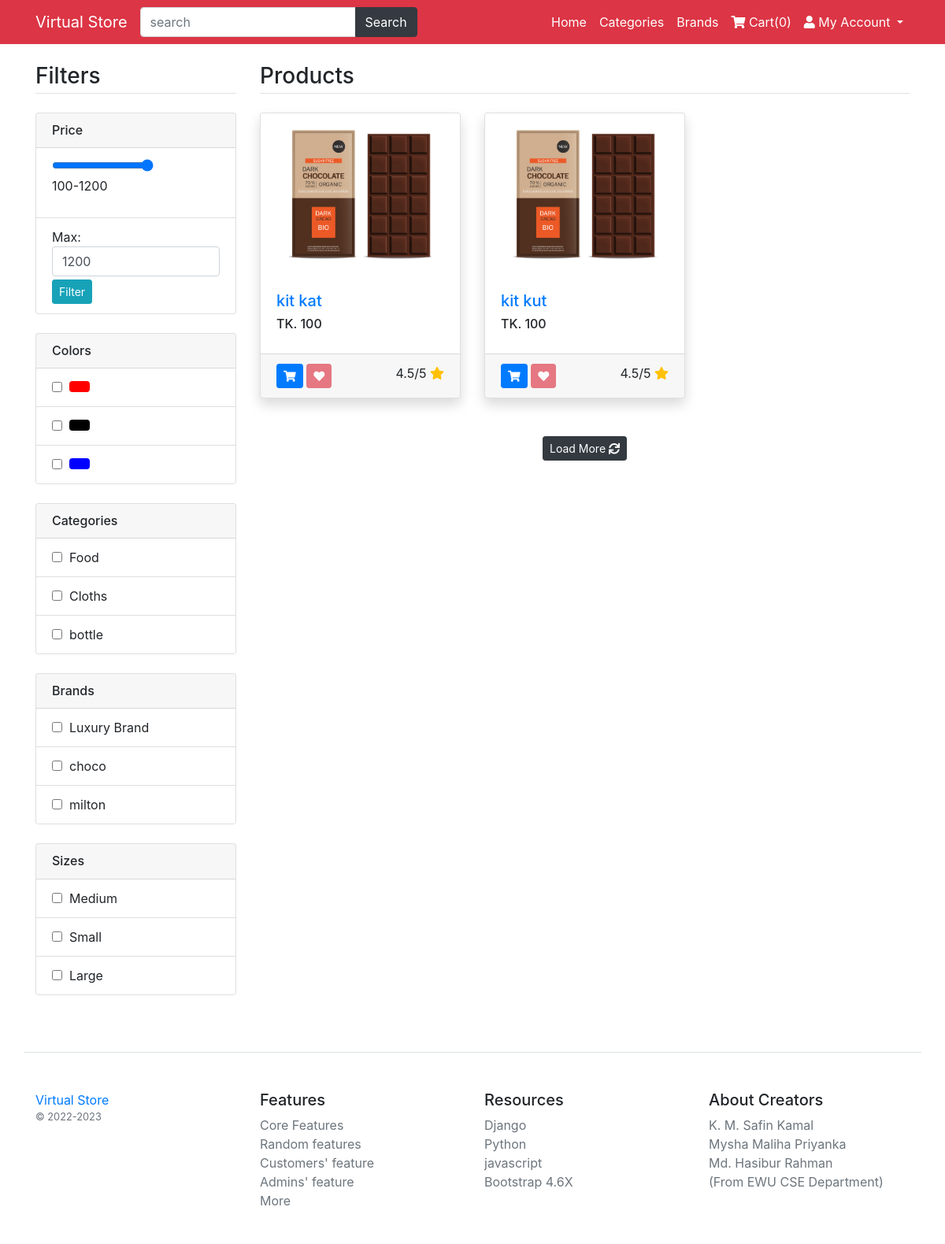
Screenshot of /category-product-list/1 with the database file from the repository.
### main/models.py (models this page shows, shortened)
class Brand(models.Model):
    title=models.CharField(max_length=100)
    image=models.ImageField(upload_to="brand_imgs/")
    class Meta:
        verbose_name_plural='3. Brands'

class Size(models.Model):
    title=models.CharField(max_length=100)
    class Meta:
        verbose_name_plural='5. Sizes'

class Product(models.Model):
    title=models.CharField(max_length=200)
    slug=models.CharField(max_length=400)
    detail=models.TextField()
    specs=models.TextField()
    category=models.ForeignKey(Category,on_delete=models.CASCADE)
    brand=models.ForeignKey(Brand,on_delete=models.CASCADE)
    status=models.BooleanField(default=True)
    is_featured=models.BooleanField(default=False)
    class Meta:
        verbose_name_plural='6. Products'

class ProductAttribute(models.Model):
    product=models.ForeignKey(Product,on_delete=models.CASCADE)
    color=models.ForeignKey(Color,on_delete=models.CASCADE)
    size=models.ForeignKey(Size,on_delete=models.CASCADE)
    price=models.PositiveIntegerField(default=0)
    image=models.ImageField(upload_to="product_imgs/",null=True)
    class Meta:
        verbose_name_plural='7. ProductAttributes'

### main/views.py (the view)
# urls.py: path('category-product-list/<int:cat_id>',views.category_product_list,name='category-product-list'),
def category_product_list(request,cat_id):
	category=Category.objects.get(id=cat_id)
	data=Product.objects.filter(category=category).order_by('-id')
	return render(request,'category_product_list.html',{
			'data':data,
			})

### main/template_context.py (called while the page is built)
def get_filters(request):
    cats=Product.objects.distinct().values('category__title','category__id')
    brands=Product.objects.distinct().values('brand__title','brand__id')
    colors=ProductAttribute.objects.distinct().values('color__title','color__id','color__color_code')
    sizes=ProductAttribute.objects.distinct().values('size__title','size__id')
    minMaxPrice=ProductAttribute.objects.aggregate(Min('price'),Max('price'))
    data={
		'cats':cats,
		'brands':brands,
		'colors':colors,
		'sizes':sizes,
        'minMaxPrice':minMaxPrice,
	}
    return data

### main/templates/category_product_list.html (shortened to what this page needs)
{% extends 'base.html' %}
{% load static %}
{% block content %}
<main class="container my-4">
	<div class="row">
		<div class="col-md-3">
			{% include 'filters.html' %}
		</div>
		<div class="col-md-9">
			<h3 class="mb-4 border-bottom pb-1">
				Products
			</h3>
			<div class="row">
				{% for product in data %}
				<div class="col-md-4 mb-4">
					<div class="card shadow">
					  <a href="/product/{{product.slug}}/{{product.id}}"><img src="/media/{{product.productattribute_set.first.image}}" class="card-img-top" alt="{{product.title}}"></a>
					  <div class="card-body">
					    <h5 class="card-text"><a href="/product/{{product.slug}}/{{product.id}}">{{product.title}}</a></h5>
						<h6>TK. <span class="product-price-{{product.id}}">{{product.productattribute_set.first.price}}</span></h6>
					  </div>
						<div class="card-footer">
							<button class="btn btn-sm btn-primary add-to-cart" data-index="{{product.id}}"><i class="fa fa-shopping-cart"></i></button>
							{% if user.is_authenticated %}
							<button class="btn btn-sm btn-danger add-wishlist" data-product="{{product.id}}"><i class="fa fa-heart"></i></button>
							{% else %}
							<button class="btn btn-sm btn-danger disabled"><i class="fa fa-heart"></i></button>
							{% endif %}
							<span class="float-right">
							4.5/5
							<i class="fa fa-star text-warning"></i>
							</span>
						</div>
					</div>
				</div>
				{% endfor %}
			</div>
			<p class="my-4 text-center"><a href="#" class="btn btn-dark btn-sm">Load More <i class="fa fa-sync"></i></a></p>
		</div>
	</div>
</main>
{% endblock %}

### main/templates/filters.html (shortened to what this page needs)
{% load static %}
			<h3 class="mb-4 border-bottom pb-1">Filters</h3>
			<div class="card mb-4">
				<h6 class="card-header">Price</h6>
				<div class="list-group list-group-flush">
					<li class="list-group-item">
						<input type="range" value="{{minMaxPrice.price__max}}" max={{minMaxPrice.price__max}} min={{minMaxPrice.price__min}} id="rangeInput" oninput="maxPrice.value=this.value" />
						<p>{{minMaxPrice.price__min}}-{{minMaxPrice.price__max}}</p>
					</li>
					<li class="list-group-item">
						Max: <input type="number" value="{{minMaxPrice.price__max}}" max={{minMaxPrice.price__max}} min={{minMaxPrice.price__min}} class="form-control" id="maxPrice" onkeyup="rangeInput.value=this.value" id="maxPrice" />
						<button id="priceFilterBtn" class="btn btn-info btn-sm mt-1">Filter</button>
					</li>
				</div>
			</div>
			<div class="card mb-4">
				<h6 class="card-header">Colors</h6>
				<div class="list-group list-group-flush">
					{% for color in colors %}
					<li class="list-group-item">
						<input class="filter-checkbox" data-filter="color" value="{{color.color__id}}" type="checkbox" />&nbsp;
						<button class="btn" style="background-color: {{color.color__color_code}}; margin-top: -5px;"></button>
					</li>
					{% endfor %}
				</div>
			</div>
			<div class="card mb-4">
				<h6 class="card-header">Categories</h6>
				<div class="list-group list-group-flush">
					{% for cat in cats %}
					<li class="list-group-item">
						<input class="filter-checkbox" data-filter="category" value="{{cat.category__id}}" type="checkbox" />&nbsp;
						{{cat.category__title}}
					</li>
					{% endfor %}
				</div>
			</div>
			<div class="card mb-4">
				<h6 class="card-header">Brands</h6>
				<div class="list-group list-group-flush">
					{% for brand in brands %}
					<li class="list-group-item">
						<input class="filter-checkbox" data-filter="brand" value="{{brand.brand__id}}" type="checkbox" />&nbsp;
						{{brand.brand__title}}
					</li>
					{% endfor %}
				</div>
			</div>
			<div class="card mb-4">
				<h6 class="card-header">Sizes</h6>
				<div class="list-group list-group-flush">
					{% for size in sizes %}
					<li class="list-group-item">
						<input class="filter-checkbox" data-filter="size" value="{{size.size__id}}" type="checkbox" />&nbsp;
						{{size.size__title}}
					</li>
					{% endfor %}
				</div>
			</div>

### rows the page displays
Brand: brand__title "Luxury Brand"
Brand: brand__title "choco"
Brand: brand__title "milton"
Size: size__title "Medium"
Size: size__title "Small"
Size: size__title "Large"
Product: productattribute_set.first.image (picture), title "kit kat", productattribute_set.first.price "100"
Product: productattribute_set.first.image (picture), title "kit kut", productattribute_set.first.price "100"

### other values shown
{{ request.session.cartdata|length }} "0"
{{ minMaxPrice.price__min }} "100"
{{ minMaxPrice.price__max }} "1200"
{{ cat.category__title }} "Food" "Cloths" "bottle"
